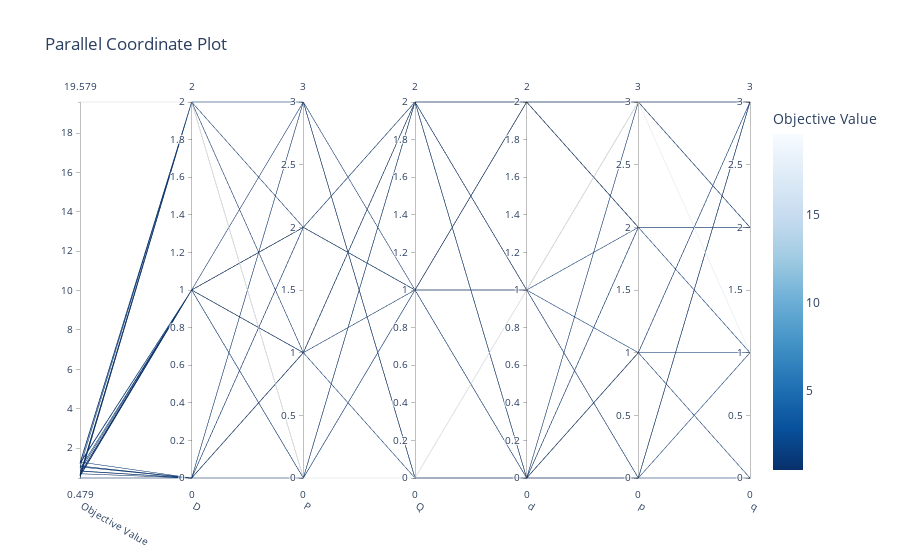

This figure's notebook cell:
### Code cell
optuna.visualization.plot_parallel_coordinate(study)

### Figure 1 — Plotly figure (JSON) as saved in the notebook; plotly's stock layout.template omitted (floating-point values rounded to 4 significant figures)
{"data": [{"dimensions": [{"label": "Objective Value", "range": [0.4787, 19.58], "values": [0.8432, 0.4787, 1.083, 0.8247, 1.087, 0.6532, 0.9574, 19.58, 0.8404, 1.016, 0.5723, 0.5723, 0.5723, 1.04, 1.215, 0.6953, 0.5942, 1.25, 0.6374, 1.29, 0.5002, 0.5002, 0.5002, 0.5002, 0.5002, 1.256, 0.6399, 1.2, 0.5002, 0.7067]}, {"label": "D", "range": [0, 2], "values": [1, 0, 0, 0, 0, 2, 1, 2, 0, 2, 1, 1, 1, 0, 1, 0, 2, 1, 1, 0, 2, 2, 2, 2, 2, 2, 2, 2, 2, 1]}, {"label": "P", "range": [0, 3], "values": [3, 0, 3, 1, 3, 0, 1, 0, 1, 3, 2, 2, 2, 2, 0, 1, 2, 0, 1, 2, 0, 0, 0, 0, 0, 0, 1, 0, 0, 1]}, {"label": "Q", "range": [0, 2], "values": [1, 2, 0, 2, 0, 2, 0, 0, 2, 0, 1, 1, 1, 2, 1, 1, 2, 1, 2, 1, 2, 2, 2, 2, 2, 2, 2, 2, 2, 2]}, {"label": "d", "range": [0, 2], "values": [0, 0, 0, 1, 0, 2, 1, 1, 0, 0, 2, 2, 2, 2, 1, 1, 2, 1, 2, 0, 1, 1, 1, 1, 1, 0, 1, 0, 1, 0]}, {"label": "p", "range": [0, 3], "values": [1, 3, 0, 0, 0, 3, 0, 3, 1, 0, 2, 2, 2, 3, 2, 3, 2, 1, 3, 2, 3, 3, 3, 3, 3, 3, 3, 2, 3, 1]}, {"label": "q", "range": [0, 3], "values": [1, 3, 1, 3, 3, 2, 3, 1, 0, 0, 2, 2, 2, 3, 2, 3, 2, 3, 2, 1, 3, 3, 3, 3, 3, 3, 3, 2, 3, 3]}], "labelangle": 30, "labelside": "bottom", "line": {"color": [0.8432, 0.4787, 1.083, 0.8247, 1.087, 0.6532, 0.9574, 19.58, 0.8404, 1.016, 0.5723, 0.5723, 0.5723, 1.04, 1.215, 0.6953, 0.5942, 1.25, 0.6374, 1.29, 0.5002, 0.5002, 0.5002, 0.5002, 0.5002, 1.256, 0.6399, 1.2, 0.5002, 0.7067], "colorbar": {"title": {"text": "Objective Value"}}, "colorscale": [[0, "rgb(247,251,255)"], [0.125, "rgb(222,235,247)"], [0.25, "rgb(198,219,239)"], [0.375, "rgb(158,202,225)"], [0.5, "rgb(107,174,214)"], [0.625, "rgb(66,146,198)"], [0.75, "rgb(33,113,181)"], [0.875, "rgb(8,81,156)"], [1, "rgb(8,48,107)"]], "reversescale": true, "showscale": true}, "type": "parcoords"}], "layout": {"title": {"text": "Parallel Coordinate Plot"}}}
